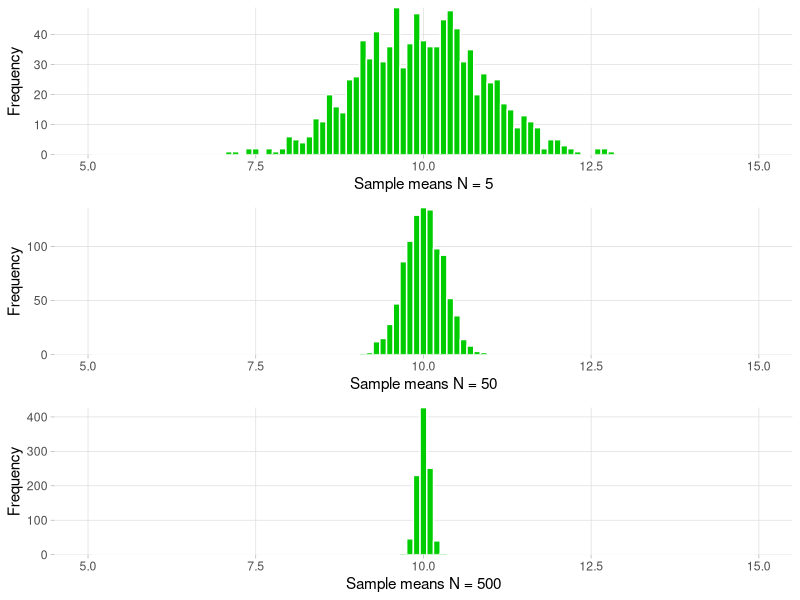

Here is the R script that generated this plot:
## ---- chunk 1
options(htmltools.dir.version = FALSE)
library(tidyverse)
set.seed(3)
## ---- chunk 2
library(ggplot2)

plot_hist <- function(N){
  m <- do.call(rbind, lapply(1:1000, function(x) mean(rnorm(N, 10, 2))))
  m <- as.data.frame(m)
  colnames(m) <- "Height"
  ggplot(data = m, aes(x = Height)) +
  geom_histogram(binwidth = 0.1, color = "white", fill="green3") +
  theme_light() +
  scale_y_continuous(expand = c(0,0)) +
  xlim(5,15) + 
  labs(x=paste0("Sample means N = ", N), y="Frequency") +
  theme(panel.border=element_blank(), panel.grid.minor=element_blank())  
}
cowplot::plot_grid(plot_hist(5),plot_hist(50),plot_hist(500), ncol = 1, align = "hv") 
